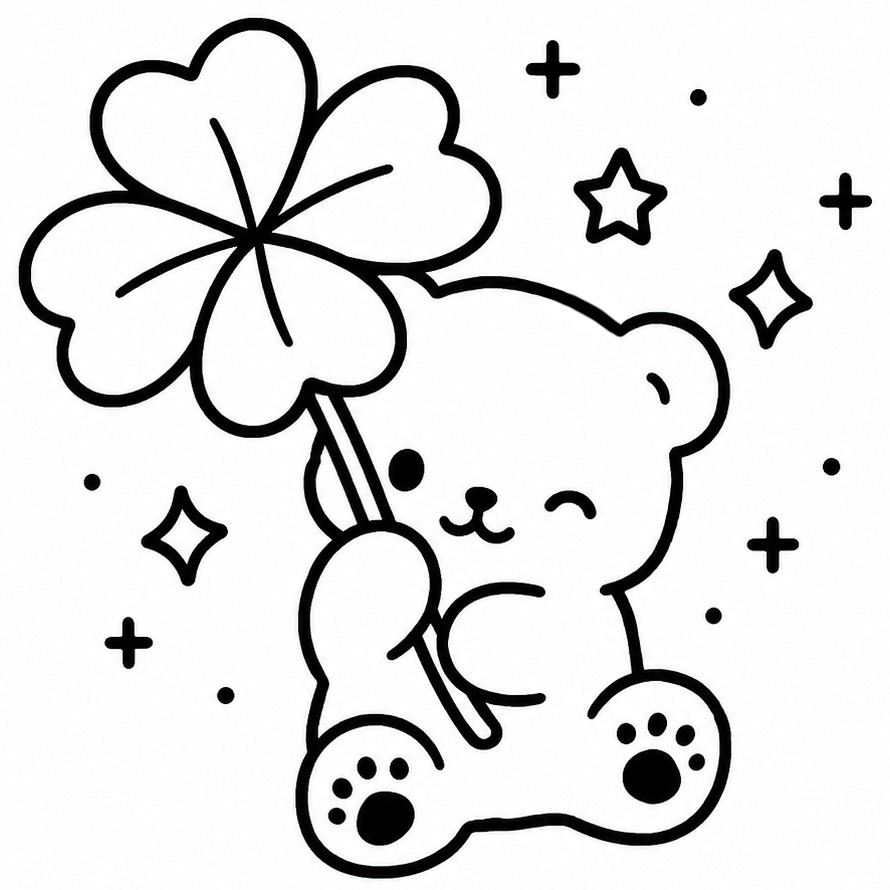
#> input picture file_00000000715081f59c4a7be5fc5e70df~2.png, 890 x 890 px
$ python convert_icon.py '../file_00000000715081f59c4a7be5fc5e70df~2.png' out.png 100 100
#> lines starting #> are read from the running program, lines starting #| are printed output that depends on the picture
import os
import io
import sys
import argparse

USAGE = 'Usage: python scripts/convert_icon.py input.png|input.svg output_name width height'

def svg_to_png_bytes(svg_path, width, height):
    import cairosvg

    with open(svg_path, 'rb') as f:
        svg_data = f.read()
    png_bytes = cairosvg.svg2png(bytestring=svg_data, output_width=width, output_height=height)
    return png_bytes

def load_image(path, width, height, fit_contain=False, rotate=True):
#> called with width = 100, height = 100, fit_contain = False, rotate = True
    from PIL import Image

    ext = os.path.splitext(path)[1].lower()
    if ext == '.svg':
        png_bytes = svg_to_png_bytes(path, width, height)
        img = Image.open(io.BytesIO(png_bytes))
    else:
        img = Image.open(path)
#> img is the input picture: PIL image 890x890 RGB; mean R, G, B 224, 224, 224
        img = img.convert('RGBA')
#> img: PIL image 890x890 RGBA
        if fit_contain:
            scale = min(width / img.width, height / img.height)
            resized_size = (max(1, round(img.width * scale)), max(1, round(img.height * scale)))
            resized = img.resize(resized_size, Image.Resampling.LANCZOS)
            img = Image.new('RGBA', (width, height), (255, 255, 255, 255))
            img.alpha_composite(resized, ((width - resized.width) // 2, (height - resized.height) // 2))
        else:
            img = img.resize((width, height), Image.Resampling.LANCZOS)
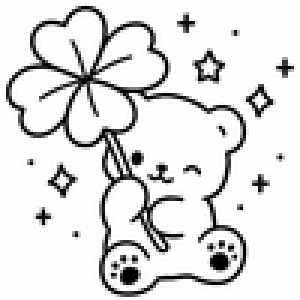
#> img: PIL image 100x100 RGBA (shown 3 times larger); mean R, G, B, A 223.1, 223.1, 223.1, 255
        # Flatten alpha: paste on white background
        background = Image.new('RGBA', img.size, (255, 255, 255, 255))
#> background: PIL image 100x100 RGBA; every value is 255
        background.paste(img, mask=img.split()[3])
        img = background
    if rotate:
        img = img.rotate(90, expand=True)
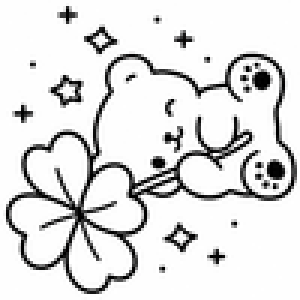
#> img: PIL image 100x100 RGBA (shown 3 times larger); mean R, G, B, A 223.1, 223.1, 223.1, 255
    return img

def image_to_c_array(img, array_name, threshold, emit_dimensions=False):
    # Convert to grayscale, then threshold to get white=1, black=0
    # Convert to grayscale
#> called with array_name = 'Out.pngIcon', threshold = 128, emit_dimensions = False
    img = img.convert('L')
#> img: PIL image 100x100 L
    width, height = img.size
#> width = 100; height = 100
    pixels = list(img.getdata())
#> pixels = 10000 values, max 255 at index 121, min 0 at index 322, mean 223.1
    packed = []
    for y in range(height):
        for x in range(0, width, 8):
            byte = 0
            for b in range(8):
                if x + b < width:
                    v = pixels[y * width + x + b]
                    # 1 for white, 0 for black
                    bit = 1 if v >= threshold else 0
                    byte |= (bit << (7 - b))
            packed.append(byte)
#> after the loop, packed = 1300 values, max 255 at index 0, min 0 at index 244, mean 223.5
    # Format as C array
    c = '#pragma once\n#include <cstdint>\n\n'
    c += f'// size: {width}x{height}\n'
    if emit_dimensions:
        c += f'static constexpr uint16_t {array_name}Width = {width};\n'
        c += f'static constexpr uint16_t {array_name}Height = {height};\n\n'
    c += f'static const uint8_t {array_name}[] = {{\n    '
    for i, v in enumerate(packed):
        c += f'0x{v:02X}, '
        if (i + 1) % 16 == 0:
            c += '\n    '
#> this loop made 1300 passes
#> v on passes 1 to 3: 255, 255, 255
    c = c.rstrip(', \n') + '\n};\n'
    return c

def write_preview(img, threshold, screen_size, output_path, title, status, version,
                  title_font_path, small_font_path, title_size, small_size):
    from PIL import Image, ImageDraw, ImageFont

    screen_width, screen_height = screen_size
    preview = Image.new('L', (screen_width, screen_height), 255)
    monochrome = img.convert('L').point(lambda value: 255 if value >= threshold else 0)
    x = (screen_width - img.width) // 2
    y = (screen_height - img.height) // 2
    preview.paste(monochrome, (x, y))

    title_font = ImageFont.truetype(title_font_path, title_size)
    small_font = ImageFont.truetype(small_font_path, small_size)
    draw = ImageDraw.Draw(preview)
    draw.text((screen_width // 2, y + img.height + 70), title, font=title_font, fill=0, anchor='mt')
    draw.text((screen_width // 2, y + img.height + 95), status, font=small_font, fill=0, anchor='mt')
    draw.text((screen_width // 2, screen_height - 30), version, font=small_font, fill=0, anchor='mt')

    os.makedirs(os.path.dirname(output_path), exist_ok=True)
    preview.save(output_path, format='PNG')


def main():
    parser = argparse.ArgumentParser(description='Convert PNG/SVG/JPEG icons to 1-bpp C arrays.')
    parser.add_argument('input_path')
    parser.add_argument('output_name')
    parser.add_argument('width', type=int)
    parser.add_argument('height', type=int)
    parser.add_argument('--fit-contain', action='store_true', help='Preserve aspect ratio and center on white canvas.')
    parser.add_argument('--no-rotate', action='store_true', help='Do not apply the legacy 90-degree rotation.')
    parser.add_argument('--threshold', type=int, default=128, help='Grayscale cutoff from 0 to 255.')
    parser.add_argument('--header-output', help='Override the default generated-header output path.')
    parser.add_argument('--array-name', help='Override the generated C array name.')
    parser.add_argument('--emit-dimensions', action='store_true', help='Emit constexpr width and height beside the array.')
    parser.add_argument('--preview', help='Optional full-screen boot preview PNG output path.')
    parser.add_argument('--screen-size', help='Preview screen dimensions as WIDTHxHEIGHT.')
    parser.add_argument('--preview-title', default='CrossPoint')
    parser.add_argument('--preview-status', default='BOOTING')
    parser.add_argument('--preview-version', default='')
    parser.add_argument('--preview-title-font')
    parser.add_argument('--preview-small-font')
    parser.add_argument('--preview-title-size', type=int, default=21)
    parser.add_argument('--preview-small-size', type=int, default=17)
    args = parser.parse_args()

    if not 0 <= args.threshold <= 255:
        parser.error('--threshold must be between 0 and 255')
    if args.preview and (not args.screen_size or not args.preview_title_font or not args.preview_small_font):
        parser.error('--preview requires --screen-size, --preview-title-font, and --preview-small-font')

    array_name = args.array_name or args.output_name.capitalize() + 'Icon'
    img = load_image(args.input_path, args.width, args.height,
                     fit_contain=args.fit_contain, rotate=not args.no_rotate)
    c_array = image_to_c_array(img, array_name, args.threshold, args.emit_dimensions)

    project_root = os.path.dirname(os.path.dirname(os.path.abspath(__file__)))
    output_path = args.header_output or os.path.join(project_root, 'src', 'components', 'icons', f'{args.output_name}.h')
    os.makedirs(os.path.dirname(output_path), exist_ok=True)
    with open(output_path, 'w') as f:
        f.write(c_array)
    print(f'Wrote {output_path}')

    if args.preview:
        screen_width, screen_height = map(int, args.screen_size.lower().split('x', 1))
        write_preview(img, args.threshold, (screen_width, screen_height), args.preview,
                      args.preview_title, args.preview_status, args.preview_version,
                      args.preview_title_font, args.preview_small_font,
                      args.preview_title_size, args.preview_small_size)
        print(f'Wrote {args.preview}')

if __name__ == '__main__':
    main()
